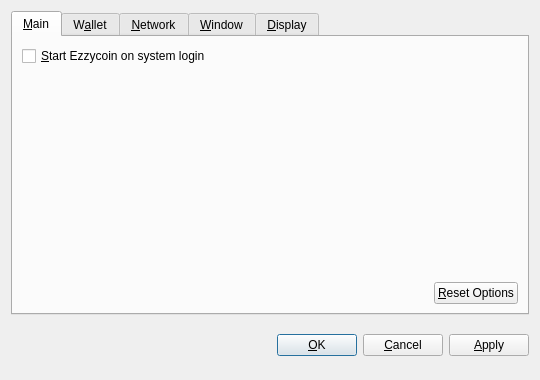
<?xml version="1.0" encoding="UTF-8"?>
<ui version="4.0">
 <class>OptionsDialog</class>
 <widget class="QDialog" name="OptionsDialog">
  <property name="geometry">
   <rect>
    <x>0</x>
    <y>0</y>
    <width>540</width>
    <height>380</height>
   </rect>
  </property>
  <property name="windowTitle">
   <string>Options</string>
  </property>
  <property name="modal">
   <bool>true</bool>
  </property>
  <layout class="QVBoxLayout" name="verticalLayout">
   <item>
    <widget class="QTabWidget" name="tabWidget">
     <property name="tabPosition">
      <enum>QTabWidget::North</enum>
     </property>
     <property name="currentIndex">
      <number>0</number>
     </property>
     <widget class="QWidget" name="tabMain">
      <attribute name="title">
       <string>&amp;Main</string>
      </attribute>
      <layout class="QVBoxLayout" name="verticalLayout_Main">
       <item>
        <widget class="QCheckBox" name="bitcoinAtStartup">
         <property name="toolTip">
          <string>Automatically start Ezzycoin after logging in to the system.</string>
         </property>
         <property name="text">
          <string>&amp;Start Ezzycoin on system login</string>
         </property>
        </widget>
       </item>
       <item>
        <spacer name="verticalSpacer_Main">
         <property name="orientation">
          <enum>Qt::Vertical</enum>
         </property>
         <property name="sizeHint" stdset="0">
          <size>
           <width>20</width>
           <height>40</height>
          </size>
         </property>
        </spacer>
       </item>
       <item>
        <layout class="QHBoxLayout" name="horizontalLayout_2_Main">
         <item>
          <spacer name="horizontalSpacer_2_Main">
           <property name="orientation">
            <enum>Qt::Horizontal</enum>
           </property>
           <property name="sizeHint" stdset="0">
            <size>
             <width>40</width>
             <height>20</height>
            </size>
           </property>
          </spacer>
         </item>
         <item>
          <widget class="QPushButton" name="resetButton">
           <property name="toolTip">
            <string>Reset all client options to default.</string>
           </property>
           <property name="text">
            <string>&amp;Reset Options</string>
           </property>
           <property name="autoDefault">
            <bool>false</bool>
           </property>
          </widget>
         </item>
        </layout>
       </item>
      </layout>
     </widget>
     <widget class="QWidget" name="tabWallet">
      <attribute name="title">
       <string>W&amp;allet</string>
      </attribute>
      <layout class="QVBoxLayout" name="verticalLayout_Network">
       <item>
        <widget class="QLabel" name="transactionFeeInfoLabel">
         <property name="text">
          <string>Optional transaction fee per kB that helps make sure your transactions are processed quickly. Most transactions are 1 kB.</string>
         </property>
         <property name="textFormat">
          <enum>Qt::PlainText</enum>
         </property>
         <property name="wordWrap">
          <bool>true</bool>
         </property>
        </widget>
       </item>
       <item>
        <layout class="QHBoxLayout" name="horizontalLayout_1_Main">
         <item>
          <widget class="QLabel" name="transactionFeeLabel">
           <property name="text">
            <string>Pay transaction &amp;fee</string>
           </property>
           <property name="textFormat">
            <enum>Qt::PlainText</enum>
           </property>
           <property name="buddy">
            <cstring>transactionFee</cstring>
           </property>
          </widget>
         </item>
         <item>
          <widget class="BitcoinAmountField" name="transactionFee"/>
         </item>
         <item>
          <spacer name="horizontalSpacer_1_Main">
           <property name="orientation">
            <enum>Qt::Horizontal</enum>
           </property>
           <property name="sizeHint" stdset="0">
            <size>
             <width>40</width>
             <height>20</height>
            </size>
           </property>
          </spacer>
         </item>
        </layout>
       </item>
       <item>
        <widget class="QLabel" name="label">
         <property name="text">
          <string>If you disable the spending of unconfirmed change, the change from a transaction cannot be used until that transaction has at least one confirmation. This also affects how your balance is computed.</string>
         </property>
         <property name="wordWrap">
          <bool>true</bool>
         </property>
        </widget>
       </item>
       <item>
        <widget class="QCheckBox" name="spendZeroConfChange">
         <property name="text">
          <string>Spend unconfirmed change  (experts only)</string>
         </property>
        </widget>
       </item>
       <item>
        <spacer name="verticalSpacer">
         <property name="orientation">
          <enum>Qt::Vertical</enum>
         </property>
         <property name="sizeHint" stdset="0">
          <size>
           <width>20</width>
           <height>40</height>
          </size>
         </property>
        </spacer>
       </item>
      </layout>
     </widget>
     <widget class="QWidget" name="tabNetwork">
      <attribute name="title">
       <string>&amp;Network</string>
      </attribute>
      <layout class="QVBoxLayout" name="verticalLayout_Network">
       <item>
        <widget class="QCheckBox" name="mapPortUpnp">
         <property name="toolTip">
          <string>Automatically open the Ezzycoin client port on the router. This only works when your router supports UPnP and it is enabled.</string>
         </property>
         <property name="text">
          <string>Map port using &amp;UPnP</string>
         </property>
        </widget>
       </item>
       <item>
        <widget class="QCheckBox" name="connectSocks">
         <property name="toolTip">
          <string>Connect to the Ezzycoin network through a SOCKS proxy (e.g. when connecting through Tor).</string>
         </property>
         <property name="text">
          <string>&amp;Connect through SOCKS proxy:</string>
         </property>
        </widget>
       </item>
       <item>
        <layout class="QHBoxLayout" name="horizontalLayout_Network">
         <item>
          <widget class="QLabel" name="proxyIpLabel">
           <property name="text">
            <string>Proxy &amp;IP:</string>
           </property>
           <property name="textFormat">
            <enum>Qt::PlainText</enum>
           </property>
           <property name="buddy">
            <cstring>proxyIp</cstring>
           </property>
          </widget>
         </item>
         <item>
          <widget class="QValidatedLineEdit" name="proxyIp">
           <property name="maximumSize">
            <size>
             <width>140</width>
             <height>16777215</height>
            </size>
           </property>
           <property name="toolTip">
            <string>IP address of the proxy (e.g. 127.0.0.1)</string>
           </property>
          </widget>
         </item>
         <item>
          <widget class="QLabel" name="proxyPortLabel">
           <property name="text">
            <string>&amp;Port:</string>
           </property>
           <property name="textFormat">
            <enum>Qt::PlainText</enum>
           </property>
           <property name="buddy">
            <cstring>proxyPort</cstring>
           </property>
          </widget>
         </item>
         <item>
          <widget class="QLineEdit" name="proxyPort">
           <property name="maximumSize">
            <size>
             <width>55</width>
             <height>16777215</height>
            </size>
           </property>
           <property name="toolTip">
            <string>Port of the proxy (e.g. 9050)</string>
           </property>
          </widget>
         </item>
         <item>
          <widget class="QLabel" name="socksVersionLabel">
           <property name="text">
            <string>SOCKS &amp;Version:</string>
           </property>
           <property name="textFormat">
            <enum>Qt::PlainText</enum>
           </property>
           <property name="buddy">
            <cstring>socksVersion</cstring>
           </property>
          </widget>
         </item>
         <item>
          <widget class="QValueComboBox" name="socksVersion">
           <property name="toolTip">
            <string>SOCKS version of the proxy (e.g. 5)</string>
           </property>
          </widget>
         </item>
         <item>
          <spacer name="horizontalSpacer_Network">
           <property name="orientation">
            <enum>Qt::Horizontal</enum>
           </property>
           <property name="sizeHint" stdset="0">
            <size>
             <width>40</width>
             <height>20</height>
            </size>
           </property>
          </spacer>
         </item>
        </layout>
       </item>
       <item>
        <spacer name="verticalSpacer_Network">
         <property name="orientation">
          <enum>Qt::Vertical</enum>
         </property>
         <property name="sizeHint" stdset="0">
          <size>
           <width>20</width>
           <height>40</height>
          </size>
         </property>
        </spacer>
       </item>
      </layout>
     </widget>
     <widget class="QWidget" name="tabWindow">
      <attribute name="title">
       <string>&amp;Window</string>
      </attribute>
      <layout class="QVBoxLayout" name="verticalLayout_Window">
       <item>
        <widget class="QCheckBox" name="minimizeToTray">
         <property name="toolTip">
          <string>Show only a tray icon after minimizing the window.</string>
         </property>
         <property name="text">
          <string>&amp;Minimize to the tray instead of the taskbar</string>
         </property>
        </widget>
       </item>
       <item>
        <widget class="QCheckBox" name="minimizeOnClose">
         <property name="toolTip">
          <string>Minimize instead of exit the application when the window is closed. When this option is enabled, the application will be closed only after selecting Quit in the menu.</string>
         </property>
         <property name="text">
          <string>M&amp;inimize on close</string>
         </property>
        </widget>
       </item>
       <item>
        <spacer name="verticalSpacer_Window">
         <property name="orientation">
          <enum>Qt::Vertical</enum>
         </property>
         <property name="sizeHint" stdset="0">
          <size>
           <width>20</width>
           <height>40</height>
          </size>
         </property>
        </spacer>
       </item>
      </layout>
     </widget>
     <widget class="QWidget" name="tabDisplay">
      <attribute name="title">
       <string>&amp;Display</string>
      </attribute>
      <layout class="QVBoxLayout" name="verticalLayout_Display">
       <item>
        <layout class="QHBoxLayout" name="horizontalLayout_1_Display">
         <item>
          <widget class="QLabel" name="langLabel">
           <property name="text">
            <string>User Interface &amp;language:</string>
           </property>
           <property name="textFormat">
            <enum>Qt::PlainText</enum>
           </property>
           <property name="buddy">
            <cstring>lang</cstring>
           </property>
          </widget>
         </item>
         <item>
          <widget class="QValueComboBox" name="lang">
           <property name="toolTip">
            <string>The user interface language can be set here. This setting will take effect after restarting Ezzycoin.</string>
           </property>
          </widget>
         </item>
        </layout>
       </item>
       <item>
        <layout class="QHBoxLayout" name="horizontalLayout_2_Display">
         <item>
          <widget class="QLabel" name="unitLabel">
           <property name="text">
            <string>&amp;Unit to show amounts in:</string>
           </property>
           <property name="textFormat">
            <enum>Qt::PlainText</enum>
           </property>
           <property name="buddy">
            <cstring>unit</cstring>
           </property>
          </widget>
         </item>
         <item>
          <widget class="QValueComboBox" name="unit">
           <property name="toolTip">
            <string>Choose the default subdivision unit to show in the interface and when sending coins.</string>
           </property>
          </widget>
         </item>
        </layout>
       </item>
       <item>
        <widget class="QCheckBox" name="displayAddresses">
         <property name="toolTip">
          <string>Whether to show Ezzycoin addresses in the transaction list or not.</string>
         </property>
         <property name="text">
          <string>&amp;Display addresses in transaction list</string>
         </property>
        </widget>
       </item>
       <item>
        <widget class="QCheckBox" name="coinControlFeatures">
         <property name="toolTip">
          <string>Whether to show coin control features or not.</string>
         </property>
         <property name="text">
          <string>Display coin &amp;control features (experts only!)</string>
         </property>
        </widget>
       </item>
       <item>
        <spacer name="verticalSpacer_Display">
         <property name="orientation">
          <enum>Qt::Vertical</enum>
         </property>
         <property name="sizeHint" stdset="0">
          <size>
           <width>20</width>
           <height>40</height>
          </size>
         </property>
        </spacer>
       </item>
      </layout>
     </widget>
    </widget>
   </item>
   <item>
    <layout class="QHBoxLayout" name="horizontalLayout_Buttons">
     <item>
      <spacer name="horizontalSpacer_1">
       <property name="orientation">
        <enum>Qt::Horizontal</enum>
       </property>
       <property name="sizeHint" stdset="0">
        <size>
         <width>40</width>
         <height>48</height>
        </size>
       </property>
      </spacer>
     </item>
     <item>
      <widget class="QLabel" name="statusLabel">
       <property name="font">
        <font>
         <weight>75</weight>
         <bold>true</bold>
        </font>
       </property>
       <property name="text">
        <string/>
       </property>
       <property name="textFormat">
        <enum>Qt::PlainText</enum>
       </property>
       <property name="wordWrap">
        <bool>true</bool>
       </property>
      </widget>
     </item>
     <item>
      <spacer name="horizontalSpacer_2">
       <property name="orientation">
        <enum>Qt::Horizontal</enum>
       </property>
       <property name="sizeHint" stdset="0">
        <size>
         <width>40</width>
         <height>48</height>
        </size>
       </property>
      </spacer>
     </item>
     <item>
      <widget class="QPushButton" name="okButton">
       <property name="text">
        <string>&amp;OK</string>
       </property>
      </widget>
     </item>
     <item>
      <widget class="QPushButton" name="cancelButton">
       <property name="text">
        <string>&amp;Cancel</string>
       </property>
       <property name="autoDefault">
        <bool>false</bool>
       </property>
      </widget>
     </item>
     <item>
      <widget class="QPushButton" name="applyButton">
       <property name="text">
        <string>&amp;Apply</string>
       </property>
       <property name="autoDefault">
        <bool>false</bool>
       </property>
      </widget>
     </item>
    </layout>
   </item>
  </layout>
 </widget>
 <customwidgets>
  <customwidget>
   <class>BitcoinAmountField</class>
   <extends>QSpinBox</extends>
   <header>bitcoinamountfield.h</header>
  </customwidget>
  <customwidget>
   <class>QValueComboBox</class>
   <extends>QComboBox</extends>
   <header>qvaluecombobox.h</header>
  </customwidget>
  <customwidget>
   <class>QValidatedLineEdit</class>
   <extends>QLineEdit</extends>
   <header>qvalidatedlineedit.h</header>
  </customwidget>
 </customwidgets>
 <resources/>
 <connections/>
</ui>
